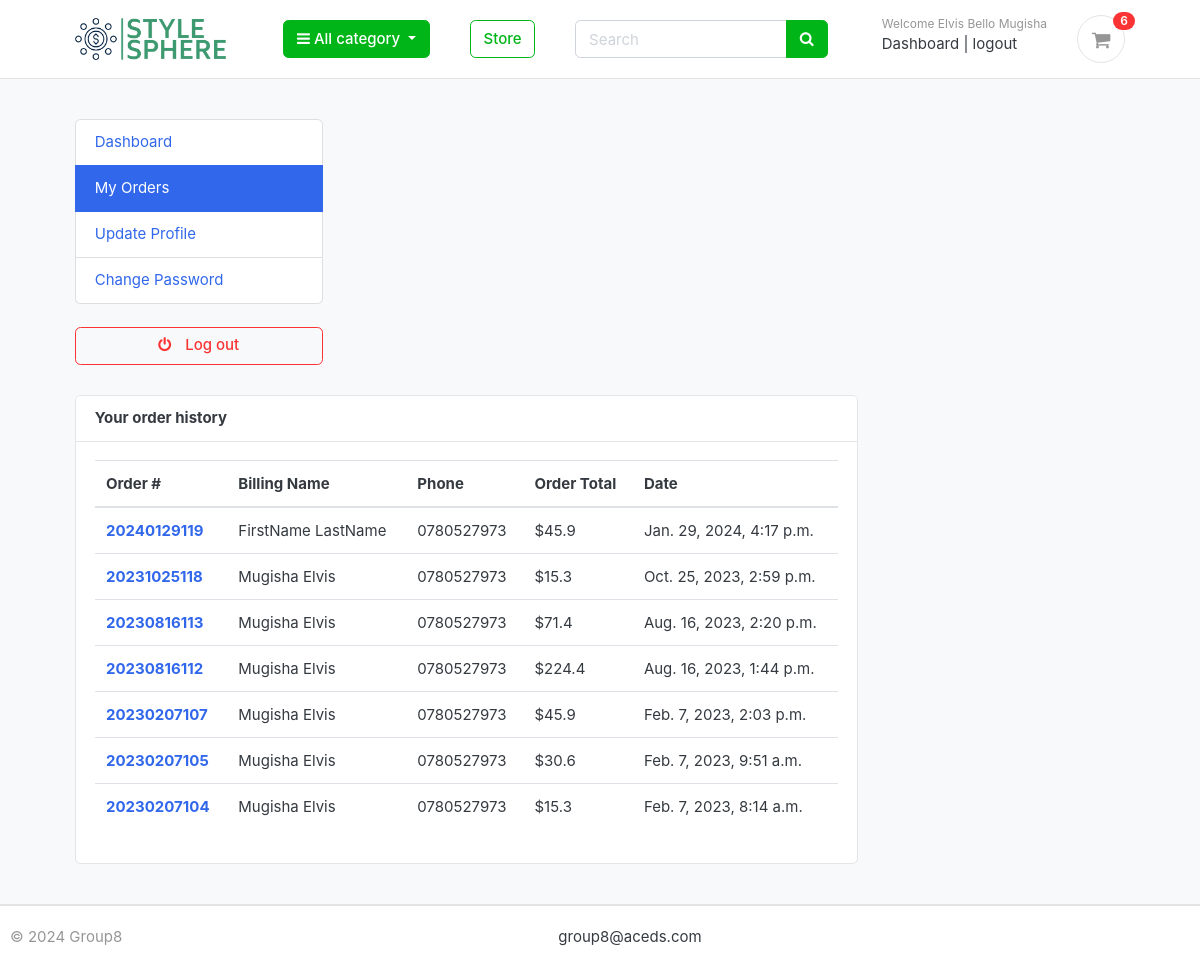
/accounts/my_orders/ (signed in), run on an earlier commit of the app's database.
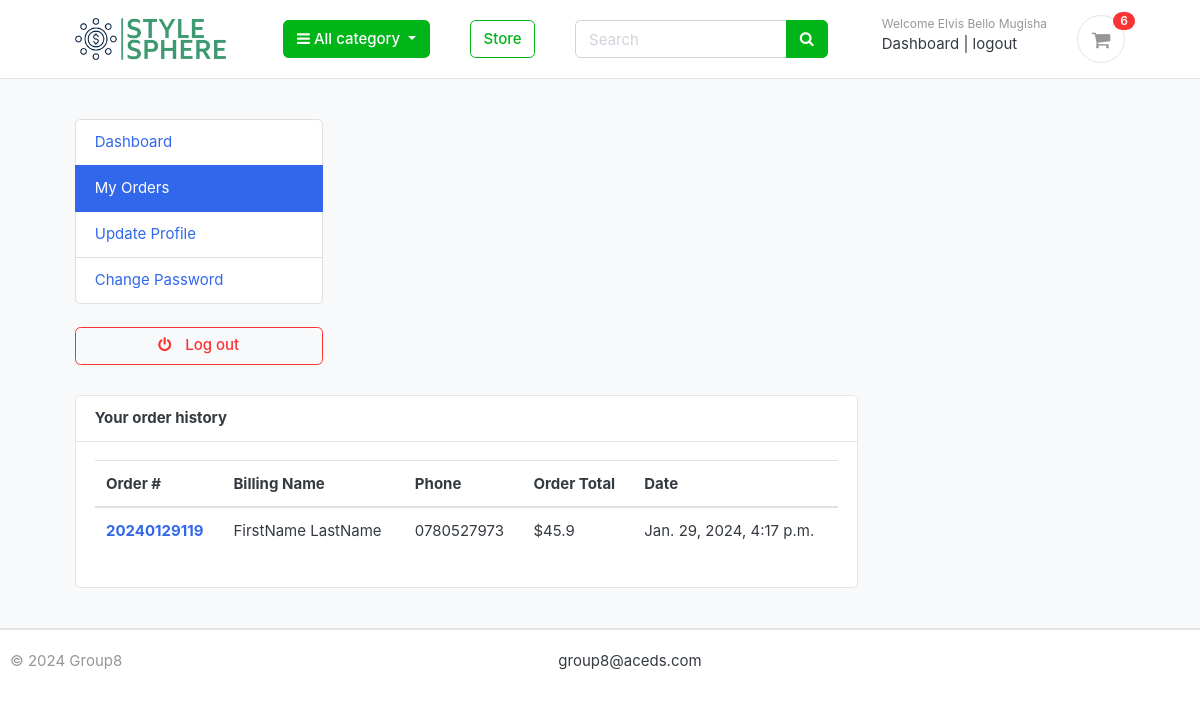
And on a later commit of the database.
### accounts/models.py (models this page shows, shortened)
class Account(AbstractBaseUser):
    first_name = models.CharField(max_length=100)
    last_name = models.CharField(max_length=100)
    username = models.CharField(max_length=100, unique=True)
    email = models.EmailField(max_length=250, unique=True)
    phone_number = models.CharField(max_length=20)
    date_created = models.DateTimeField(auto_now_add=True)
    last_login = models.DateTimeField(auto_now_add=True)
    is_admin = models.BooleanField(default=False)
    is_staff = models.BooleanField(default=False)
    is_active = models.BooleanField(default=False)
    is_superadmin = models.BooleanField(default=False)
    USERNAME_FIELD = 'email'
    REQUIRED_FIELDS = ['username', 'first_name', 'last_name']
    objects = MyAccountManager()
    def full_name(self):
        return f'{self.first_name} {self.last_name}'

### orders/models.py (models this page shows, shortened)
class Order(models.Model):
    STATUS = (
        ('New', 'New'),
        ('Accepted', 'Accepted'),
        ('Completed', 'Completed'),
        ('Cancelled', 'Cancelled'),
    )
    user = models.ForeignKey(Account, on_delete=models.SET_NULL, null=True)
    payment = models.ForeignKey(Payment, on_delete=models.SET_NULL, blank=True, null=True)
    order_number = models.CharField(max_length=150)
    first_name = models.CharField(max_length=200)
    last_name = models.CharField(max_length=200)
    phone = models.CharField(max_length=15)
    email = models.EmailField(max_length=200)
    address_line1 = models.CharField(max_length=100)
    address_line2 = models.CharField(max_length=100, blank=True)
    country = models.CharField(max_length=100)
    district = models.CharField(max_length=100)
    sector = models.CharField(max_length=100)
    order_note = models.CharField(max_length=300, blank=True)
    order_total = models.FloatField()
    tax = models.FloatField()
    status = models.CharField(max_length=50, choices=STATUS, default='New')
    ip = models.CharField(max_length=50, blank=True)
    is_ordered = models.BooleanField(default=False)
    date_created = models.DateTimeField(auto_now_add=True)
    date_updated = models.DateTimeField(auto_now=True)
    def full_name(self):
        return f'{self.first_name} {self.last_name}'

### accounts/views.py (the view)
# urls.py: path('my_orders/', views.my_orders, name='my_orders'),
@login_required(login_url='login')
def my_orders(request):
    orders = Order.objects.filter(
        user=request.user, is_ordered=True).order_by('-date_created')
    context = {
        'orders': orders,
    }
    template_name = 'accounts/my_orders.html'
    return render(request, template_name, context)

### carts/context_processors.py (called while the page is built)
def counter(request):
    cart_count = 0
    if 'admin' in request.path:
        return {}
    else:
        try:
            cart = Cart.objects.filter(cart_id=_cart_id(request))
            if request.user.is_authenticated:
                cart_items = CartItem.objects.all().filter(user=request.user)
            else:
                cart_items = CartItem.objects.all().filter(cart=cart[:1])
            for cart_item in cart_items:
                cart_count += cart_item.quantity
        except Cart.DoesNotExist:
            cart_count = 0
    return dict(cart_count=cart_count)

### carts/views.py (called while the page is built)
def _cart_id(request):
    cart = request.session.session_key
    if not cart:
        cart = request.session.create()
    return cart

### store/context_processors.py (called while the page is built)
def menu_links(request):
    links = Category.objects.all()
    return dict(links=links)

### store/models.py (called while the page is built)
    def get_url(self):
        return reverse('products_by_category', args=[self.slug])

### templates/accounts/my_orders.html (shortened to what this page needs)
{% extends 'frontEnd/base.html' %} {% load static %} {% block content %}
<section class="section-conten padding-y bg">
  <div class="container-fluid">
    <div class="row">
      {% include 'frontEnd/includes/dashboard_sidebar.html' %}
      <main class="col-md-9">
        <article class="card">
          <header class="card-header">
            <strong class="d-inline-block mr-1">Your order history</strong>
          </header>
          <div class="card-body">
            <div class="row">
              <div class="col-md-12">
                <div class="table-responsive-md">
                  <table class="table table-hover">
                    <thead>
                      <tr>
                        <th scope="col">Order #</th>
                        <th scope="col">Billing Name</th>
                        <th scope="col">Phone</th>
                        <th scope="col">Order Total</th>
                        <th scope="col">Date</th>
                      </tr>
                    </thead>
                    <tbody>
                      {% for order in orders %}
                      <tr>
                        <th scope="row">
                          <a href="{% url 'order_detail' order.order_number %}">
                            {{ order.order_number }}
                          </a>
                        </th>
                        <td>{{ order.full_name }}</td>
                        <td>{{ order.phone }}</td>
                        <td>${{ order.order_total }}</td>
                        <td>{{ order.date_created }}</td>
                      </tr>
                      {% endfor %}
                    </tbody>
                  </table>
                </div>
              </div>
            </div>
          </div>
        </article>
      </main>
    </div>
  </div>
</section>
{% endblock content %}

### templates/frontEnd/base.html (shortened to what this page needs)
<!DOCTYPE HTML>
{% load static %}
<html lang="en">
<head>
  <link href="{% static 'css/bootstrap.css' %}" rel="stylesheet" type="text/css" />
  <link href="{% static 'fonts/fontawesome/css/all.min.css' %}" type="text/css" rel="stylesheet">
  <link href="{% static 'css/ui.css' %}" rel="stylesheet" type="text/css" />
  <link href="{% static 'css/responsive.css' %}" rel="stylesheet" media="only screen and (max-width: 1200px)" />
  <link href="{% static 'css/custom.css' %}" rel="stylesheet" type="text/css" />
  <link rel="stylesheet" href="https://cdnjs.cloudflare.com/ajax/libs/font-awesome/4.7.0/css/font-awesome.min.css">
</head>
<body>
  {% include 'frontEnd/includes/navbar.html' %}
  {% block content %}
  {% endblock content %}
  {% include 'frontEnd/includes/footer.html' %}
</body>
</html>

### templates/frontEnd/includes/navbar.html (shortened to what this page needs)
{% load static %}
<header class="section-header">
  <section class="header-main border-bottom">
    <div class="container-fluid">
      <div class="row align-items-center">
        <div class="col-lg-2 col-md-3 col-6">
          <a href="{% url 'home' %}" class="brand-wrap">
            <img class="logo" src="Users/phasetumurere/Downloads/logos/logo-color-on-transparent-background.png" />
          </a>
        </div>
        <div class="col-lg col-sm col-md col-6 flex-grow-0">
          <div class="category-wrap dropdown d-inline-block float-right">
            <button type="button" class="btn btn-success dropdown-toggle" data-toggle="dropdown">
              <i class="fa fa-bars"></i>
              All category
            </button>
          </div>
        </div>
        <a href="{% url 'store' %}" class="btn btn-outline-success"> Store </a>
        <div class="col-lg col-md-6 col-sm-12 col">
          <form action="{% url 'search' %}" class="search" method="GET">
            <div class="input-group w-100">
              <input type="text" class="form-control" name="keyword" style="width: 60%" placeholder="Search" />
              <div class="input-group-append">
                <button class="btn btn-success" type="submit">
                  <i class="fa fa-search"></i>
                </button>
              </div>
            </div>
          </form>
        </div>
        <div class="col-lg-3 col-sm-6 col-8 order-2 order-lg-3">
          <div class="d-flex justify-content-end mb-3 mb-lg-0">
            {% if user.id is None %}
            <div class="widget-header">
              <small class="title text-muted"> Welcome guest! </small>
              <div>
                <a href="{% url 'login' %}"> Sign in </a>
                <span class="dark-transp"> | </span>
                <a href="{% url 'register' %}"> Register </a>
              </div>
            </div>
            {% else %}
            <div class="widget-header">
              <small class="title text-muted">
                Welcome {{ user.full_name }}
              </small>
              <div>
                <a href="{% url 'dashboard' %}"> Dashboard </a>
                <span class="dark-transp"> | </span>
                <a href="{% url 'logout' %}"> logout </a>
              </div>
            </div>
            {% endif %}
            <a href="{% url 'cart' %}" class="widget-header pl-3 ml-3">
              <div class="icon icon-sm rounded-circle border">
                <i class="fa fa-shopping-cart"></i>
              </div>
              <span class="badge badge-pill badge-danger notify">{{ cart_count }}</span>
            </a>
          </div>
        </div>
      </div>
    </div>
  </section>
</header>

### templates/frontEnd/includes/dashboard_sidebar.html
<aside class="col-md-3">
  <ul class="list-group">
    <a
      class="list-group-item {% if '/accounts/' == request.path %} active {% endif %}"
      href="{% url 'dashboard' %}"
    >
      Dashboard
    </a>
    <a
      class="list-group-item {% if '/my_orders/' in request.path %} active {% endif %}"
      href="{% url 'my_orders' %}"
    >
      My Orders
    </a>
    <a
      class="list-group-item {% if '/update_profile/' in request.path %} active {% endif %}"
      href="{% url 'update_profile' %}"
    >
      Update Profile
    </a>
    <a
      class="list-group-item {% if '/change_password/' in request.path %} active {% endif %}"
      href="{% url 'change_password' %}"
    >
      Change Password
    </a>
  </ul>
  <br />
  <a class="btn btn-outline-danger btn-block" href="{% url 'logout' %}">
    <i class="fa fa-power-off"></i>
    <span class="text">Log out</span>
  </a>
</aside>

### templates/frontEnd/includes/footer.html (shortened to what this page needs)
{% load static %}
<footer class="section-footer border-top">
  <div class="container">
    <section class="footer-bottom border-top row">
      <div class="col-md-2">
        <p class="text-muted">
          &copy 2024 Group8
        </p>
      </div>
      <div class="col-md-8 text-md-center">
        <span  class="px-2">group8@aceds.com</span>
      </div>
    </section>
  </div>
</footer>
</body>
</html>

### static/css/ui.css (style rules this page uses)
html { font-family: "Inter", sans-serif; font-size: 15px; }
.icon-xs, .icon-sm, .icon-md, .icon-lg { display: inline-block; text-align: center; flex-shrink: 0; flex-grow: 0; }
.icon-sm { width: 48px; height: 48px; line-height: 48px !important; font-size: 20px; }
.padding-y { padding-top: 40px; padding-bottom: 40px; }
article:after, .form-group:after { display: block; clear: both; content: ""; }
.bg { background-color: #f8f9fa; }
p:last-child { margin-bottom: 0; }
.header-main { position: relative; padding-top: 1rem; padding-bottom: 1rem; }
.brand-wrap .logo, .navbar-brand .logo { margin-right: 7px; max-height: 42px; display: inline-block; }
.widget-header { display: inline-block; vertical-align: middle; position: relative; }
.widget-header a { color: #343a40; }
.widget-header i { color: #969696; }
.widget-header .title { display: block; }
.widget-header .notify { position: absolute; top: -3px; right: -10px; }
.footer-bottom { padding-top: 20px; padding-bottom: 20px; }
.btn i + .text { margin-left: 10px; }
.notify { position: absolute; top: -4px; right: -10px; display: inline-block; padding: 0.25em 0.6em; font-size: 12px; line-height: 1; text-align: center; border-radius: 3rem; color: #fff; background-color: #fa3434; }

What changed in the data, as far as the page shows it:
removed Order: order_number "20231025118", full_name "Mugisha Elvis", phone "0780527973", order_total "15.3", date_created "Oct. 25, 2023, 2:59 p.m."
removed Order: order_number "20230816113", full_name "Mugisha Elvis", phone "0780527973", order_total "71.4", date_created "Aug. 16, 2023, 2:20 p.m."
removed Order: order_number "20230816112", full_name "Mugisha Elvis", phone "0780527973", order_total "224.4", date_created "Aug. 16, 2023, 1:44 p.m."
removed Order: order_number "20230207107", full_name "Mugisha Elvis", phone "0780527973", order_total "45.9", date_created "Feb. 7, 2023, 2:03 p.m."
removed Order: order_number "20230207105", full_name "Mugisha Elvis", phone "0780527973", order_total "30.6", date_created "Feb. 7, 2023, 9:51 a.m."
removed Order: order_number "20230207104", full_name "Mugisha Elvis", phone "0780527973", order_total "15.3", date_created "Feb. 7, 2023, 8:14 a.m."
